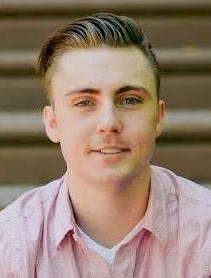
%> input picture Images/image1.jpg, 211 x 278 px
$ octave demo.m   (GNU Octave 9; MATLAB toolbox functions it lacks are replaced by stand-ins)
%> lines starting %> are read from the running program, lines starting %| are printed output that depends on the picture
### click_correspondences.m
% Author:    Austin Small
% Class:     CIS-581
% File Name: click_correspondences.m
% Inputs:    im1:   H1 x W1 x 3 matrix representing the first image.
%            im2:   H2 x W2 x 3 matrix representing the second image.
% Outputs:   im1_pts:   N x 2 matrix representing correspondences
%                       coordinates in first image.
%            im2_pts:   N x 2 matrix representing correspondences
%                       coordinates in second image.

function [im1_pts, im2_pts] = click_correspondences(im1, im2, im1_pts, im2_pts)
    % Use cpselect tool to identify point correspondences between two
    % images.  When finished using tool, close window so that program may
    % proceed.
    [im1_pts, im2_pts] = cpselect(im1, im2, im1_pts, im2_pts, 'wait', true);
end

### demo.m
% Clear workspace.
clf; clear; clc;

% Load face images.
img1 = imread('Images/image1.jpg');
%> img1 is the input picture: size 278x211x3 uint8; mean R, G, B 148.6, 126.4, 110
img2 = imresize(imread('Images/image2.jpg'), [size(img1, 1) size(img1, 2)]);
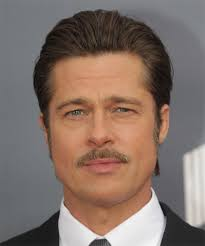
%> input picture Images/image2.jpg, 205 x 246 px
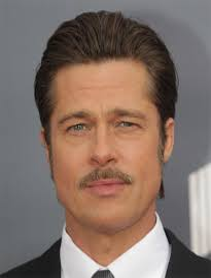
%> img2: size 278x211x3 uint8; mean R, G, B 130.6, 111.9, 102.9
%> the run ends on the next line

load('point_correspondences');

[im1_pts, im2_pts] = click_correspondences(img1, img2, im1_pts, im2_pts);
